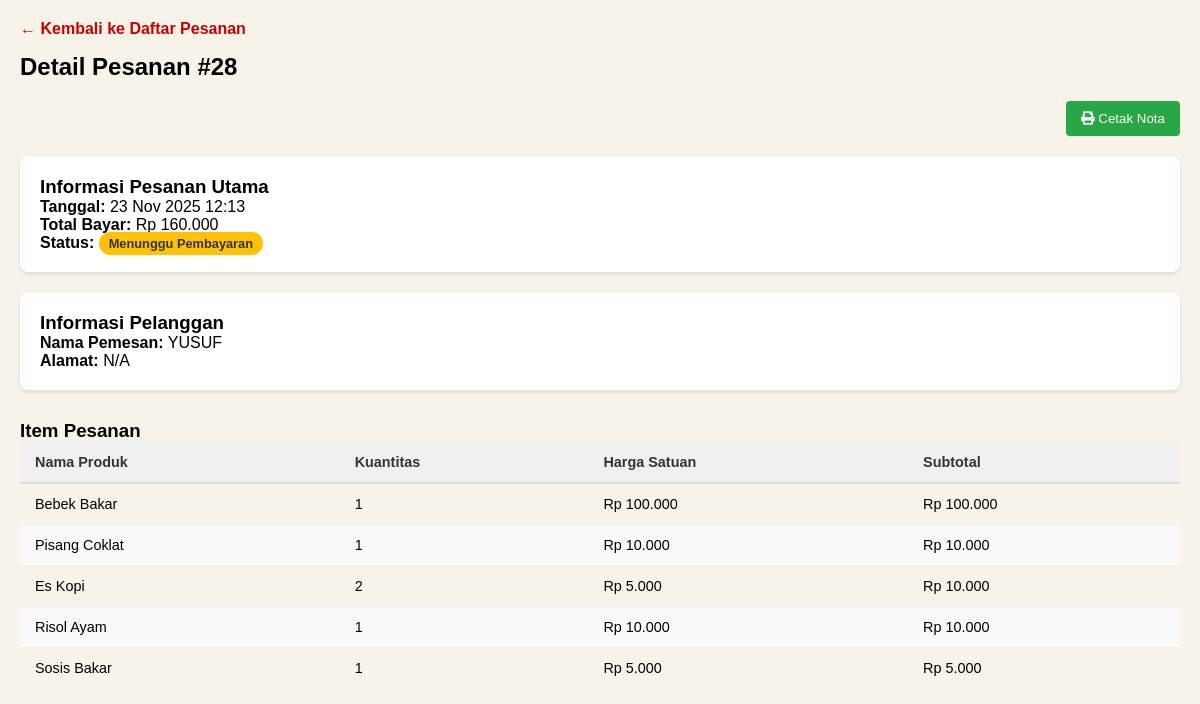
/order_detail.php?id=28 (signed in), run on the app's committed database.
### tables this page shows
CREATE TABLE `orders` (
  `id` int NOT NULL,
  `user_id` int NOT NULL,
  `total_bayar` decimal(10,2) NOT NULL,
  `tanggal_order` datetime NOT NULL,
  `status_order` varchar(50) NOT NULL,
  `nama_penerima` varchar(100) NOT NULL,
  `email_penerima` varchar(100) NOT NULL,
  `telepon` varchar(20) NOT NULL,
  `alamat` text NOT NULL,
  `metode_pembayaran` varchar(50) NOT NULL,
  `is_read` tinyint(1) NOT NULL DEFAULT '0'
);

CREATE TABLE `user` (
  `id` int NOT NULL,
  `username` varchar(50) NOT NULL,
  `email` varchar(100) NOT NULL,
  `password` varchar(255) NOT NULL,
  `nama_lengkap` varchar(100) DEFAULT NULL,
  `alamat` text
);

CREATE TABLE `order_details` (
  `id` int NOT NULL,
  `order_id` int NOT NULL,
  `produk_id` int NOT NULL,
  `quantity` int NOT NULL,
  `price_satuan` decimal(10,2) NOT NULL,
  `subtotal` decimal(10,2) NOT NULL
);

CREATE TABLE `produk` (
  `id` int NOT NULL,
  `nama_makanan` varchar(100) NOT NULL,
  `harga_makanan` decimal(10,0) NOT NULL,
  `foto` varchar(255) DEFAULT NULL,
  `kategori` varchar(50) NOT NULL
);

### order_detail.php (the view, shortened to what this page needs)
<?php
include 'koneksi.php';
$order_id = (int)$_GET['id'];
$query_order_detail = "SELECT * FROM orders WHERE id = $order_id";
$result_order_detail = mysqli_query($conn, $query_order_detail);
$order = mysqli_fetch_assoc($result_order_detail);
$customer_data = ['nama_lengkap' => 'N/A', 'alamat' => 'N/A'];
$customer_id = $order['user_id'] ?? 0;
if ($customer_id > 0) {
    $query_customer = "SELECT nama_lengkap, alamat FROM user WHERE id = $customer_id";
    $result_customer = mysqli_query($conn, $query_customer);
    if ($result_customer && $data = mysqli_fetch_assoc($result_customer)) {
        $customer_data = $data;
    }
}
$query_items = "SELECT od.*, p.nama_makanan AS nama_produk, od.price_satuan AS price
                FROM order_details od
                JOIN produk p ON od.produk_id = p.id
                WHERE od.order_id = $order_id";
$result_items = mysqli_query($conn, $query_items);
?>
<!DOCTYPE html>
<html lang="id">
<head>
    <link rel="stylesheet" href="css/dashboard.css">
    <link rel="stylesheet" href="https://cdnjs.cloudflare.com/ajax/libs/font-awesome/5.15.4/css/all.min.css">
</head>
<body>
    <div class="main-content">
        <div class="dashboard-area" style="padding: 20px;">
            <a href="admin_orders.php" class="kembali-link" style="text-decoration: none; color: #c90000; font-weight: bold;">← Kembali ke Daftar Pesanan</a>
            <h2 style="margin-top: 15px;">Detail Pesanan #<?php echo $order['id']; ?></h2>
            <div style="margin-top: 20px; text-align: right; margin-bottom: 20px;">
                <button onclick="window.print()" class="btn-print"
                        style="background-color: #28a745; color: white; border: none; padding: 10px 15px; cursor: pointer; border-radius: 4px;">
                    <i class="fas fa-print"></i> Cetak Nota
                </button>
            </div>
            <div style="background-color: white; padding: 20px; margin-top: 20px; border-radius: 8px; box-shadow: 0 2px 4px rgba(0,0,0,0.1);">
                <h3>Informasi Pesanan Utama</h3>
                <p><strong>Tanggal:</strong> <?php echo date('d M Y H:i', strtotime($order['tanggal_order'] ?? 'N/A')); ?></p>
                <p><strong>Total Bayar:</strong> Rp <?php echo number_format($order['total_bayar'] ?? 0, 0, ',', '.'); ?></p>
                <p><strong>Status:</strong> <span class="status-badge status-<?php echo strtolower(str_replace(' ', '-', $order['status_order'] ?? 'N/A')); ?>"><?php echo htmlspecialchars($order['status_order'] ?? 'N/A'); ?></span></p>
            </div>
            <div style="background-color: white; padding: 20px; margin-top: 20px; border-radius: 8px; box-shadow: 0 2px 4px rgba(0,0,0,0.1);">
                <h3>Informasi Pelanggan</h3>
                <p><strong>Nama Pemesan:</strong> <?php echo htmlspecialchars($customer_data['nama_lengkap'] ?? 'N/A'); ?></p>
                <p><strong>Alamat:</strong> <?php echo htmlspecialchars($customer_data['alamat'] ?? 'N/A'); ?></p>
            </div>
            <h3 style="margin-top: 30px;">Item Pesanan</h3>
            <table class="orders-table" style="width: 100%;">
                <thead>
                    <tr>
                        <th>Nama Produk</th>
                        <th>Kuantitas</th>
                        <th>Harga Satuan</th>
                        <th>Subtotal</th>
                    </tr>
                </thead>
                <tbody>
                    <?php
                    if ($result_items && mysqli_num_rows($result_items) > 0):
                    ?>
                        <?php while ($item = mysqli_fetch_assoc($result_items)): ?>
                            <tr>
                                <td><?php echo htmlspecialchars($item['nama_produk']); ?></td>
                                <td><?php echo htmlspecialchars($item['quantity']); ?></td>
                                <td>Rp <?php echo number_format($item['price'] ?? 0, 0, ',', '.'); ?></td>
                                <td>Rp <?php echo number_format(($item['quantity'] * $item['price']) ?? 0, 0, ',', '.'); ?></td>
                            </tr>
                        <?php endwhile; ?>
                    <?php else: ?>
                        <tr><td colspan="4" style="text-align: center; font-style: italic; padding: 15px;">Detail item pesanan tidak ditemukan.</td></tr>
                    <?php endif; ?>
                </tbody>
            </table>
        </div>
    </div>
</body>
</html>

### css/dashboard.css (style rules this page uses)
:root { --primary-red: #c90000; --background-light: #f7f3e8; --text-dark: #333; }
* { box-sizing: border-box; margin: 0; padding: 0; font-family: Arial, sans-serif; }
body { display: flex; min-height: 100vh; background-color: var(--background-light); }
.main-content { flex-grow: 1; display: flex; flex-direction: column; }
.dashboard-area { padding: 30px; flex-grow: 1; }
.orders-table { width: 100%; border-collapse: collapse; font-size: 0.9em; }
.orders-table thead tr { background-color: #f0f0f0; color: #333; text-align: left; border-bottom: 2px solid #ddd; }
.orders-table th, .orders-table td { padding: 12px 15px; }
.orders-table tbody tr { border-bottom: 1px solid #eeeeee; }
.orders-table tbody tr:nth-of-type(even) { background-color: #f9f9f9; }
.orders-table tbody tr:last-of-type { border-bottom: none; }
.status-badge { padding: 4px 10px; border-radius: 12px; font-weight: bold; font-size: 0.8em; color: white; text-transform: capitalize; }
.status-menunggu-pembayaran { background-color: #ffc107; color: #333; }

### data on the page
orders: id "28", tanggal_order "23 Nov 2025 12:13", total_bayar "160.000", status_order "Menunggu Pembayaran"
user: nama_lengkap "YUSUF", alamat "N/A"
order_details: produk.nama_makanan "Bebek Bakar", quantity "1", price_satuan "100.000", $item['quantity'] * $item['price'] "100.000"
order_details: produk.nama_makanan "Pisang Coklat", quantity "1", price_satuan "10.000", $item['quantity'] * $item['price'] "10.000"
order_details: produk.nama_makanan "Es Kopi", quantity "2", price_satuan "5.000", $item['quantity'] * $item['price'] "10.000"
order_details: produk.nama_makanan "Risol Ayam", quantity "1", price_satuan "10.000", $item['quantity'] * $item['price'] "10.000"
order_details: produk.nama_makanan "Sosis Bakar", quantity "1", price_satuan "5.000", $item['quantity'] * $item['price'] "5.000"
